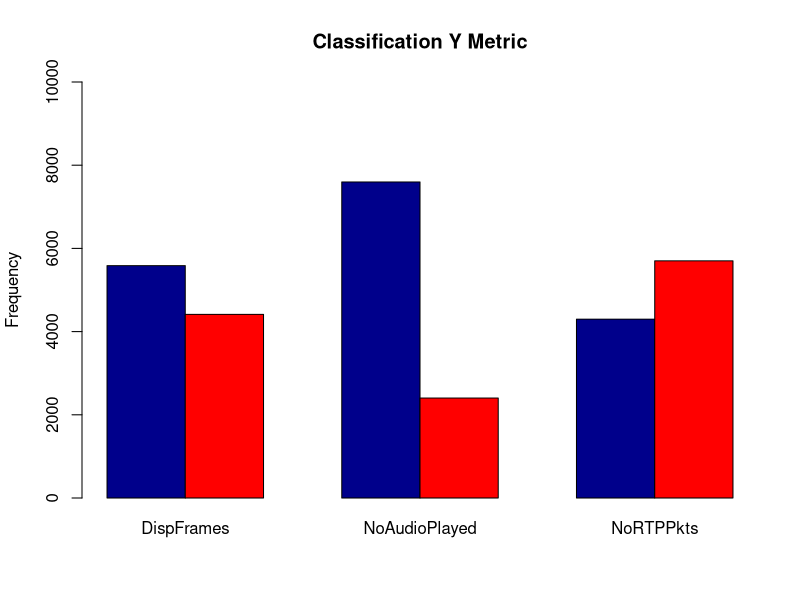

The R script that drew this image: (Note: this script raises an error after producing the figure.)
# Get the current Directory.
getwd()

# Load the predictors flash crowd data.
flashcrowd.x <- read.csv("X.csv")

# Checking components of the list.
# flashcrowd.x[[1]] == Gives 10,000 values of the first column.
# length(flashcrowd.x) == Gives the length of the list.

# Load the metrics for the flash crowd data.
flashcrowd.y <- read.csv("Y.csv")

# Part 1: Classification of the metrics as "low" or "high" based on the mean of the values.

# Calculating the mean of the Y Metrics.
flashcrowd.y.mean.DispFrames <- mean(flashcrowd.y[["DispFrames"]])
flashcrowd.y.mean.NoAudioPlayed <- mean(flashcrowd.y[["NoAudioPlayed"]])
flashcrowd.y.mean.NoRTPPkts <- mean(flashcrowd.y[["NoRTPPkts"]])

# Function to calculate the value as high or low for each of the Y metric.
classify <- function(component, meanValue){
  
  # Create the vector to store the values.
  x <- vector(mode="character", length=0)
  
  # Iterate over the values and perform comparison.
  for(entry in component){
    if(entry >= meanValue){
      x <- c(x,'high')
    }
    else{
      x <- c(x,'low')
    }
  }
  # return this character vector.
  x
}

## Start Filtering the Data Now.

# DispFrames classification vector.
flashcrowd.y.DispFrames.classify <- classify(flashcrowd.y[["DispFrames"]],flashcrowd.y.mean.DispFrames)

# NoAudioPlayed classification vector.
flashcrowd.y.NoAudioPlayed.classify <- classify(flashcrowd.y[["NoAudioPlayed"]],flashcrowd.y.mean.NoAudioPlayed)

# NoRTPPkts classification vector.
flashcrowd.y.NoRTPPkts.classify <- classify(flashcrowd.y[["NoRTPPkts"]],flashcrowd.y.mean.NoRTPPkts)

# Create a classification list.
flashcrowd.y.classification.list <- list("DispFrames.classify"=flashcrowd.y.DispFrames.classify, "NoAudioPlayed.classify"=flashcrowd.y.NoAudioPlayed.classify, "NoRTPPkts.classify"=flashcrowd.y.NoRTPPkts.classify)


##### ================  Bar Plotting.

## Calculate the occurences of classification categories.

# DispFrames
DispFrames.high.count <- sum(flashcrowd.y.DispFrames.classify == 'high')
DispFrames.low.count <- sum(flashcrowd.y.DispFrames.classify == 'low')

## barplot.
#barplot(c(DispFrames.high.count,DispFrames.low.count), ylab="Frequency" , ylim=c(0,length(flashcrowd.y.DispFrames.classify)), col=c("darkblue","red"), names.arg =c("high","low"), main="DispFrames Classification")


# NoAudioPlayed
NoAudioPlayed.high.count <- sum(flashcrowd.y.NoAudioPlayed.classify == 'high')
NoAudioPlayed.low.count <- sum(flashcrowd.y.NoAudioPlayed.classify == 'low')

## barplot
#barplot(c(NoAudioPlayed.high.count,NoAudioPlayed.low.count), ylab="Frequency" , ylim=c(0,length(flashcrowd.y.NoAudioPlayed.classify)), col=c("darkblue","red"), names.arg =c("high","low"), main="NoAudioPlayed Classification")


# NoRTPPkts
NoRTPPkts.high.count <- sum(flashcrowd.y.NoRTPPkts.classify == 'high')
NoRTPPkts.low.count <- sum(flashcrowd.y.NoRTPPkts.classify == 'low')

## barplot
#barplot(c(NoRTPPkts.high.count, NoRTPPkts.low.count), ylab="Frequency" , ylim=c(0,length(flashcrowd.y.NoRTPPkts.classify)), col=c("darkblue","red"), names.arg =c("high","low"), main="NoRTPPkts Classification")


### Combined Bar Plot.

# Construct a matrix from the values.
classification.matrix <- matrix( c(DispFrames.high.count, DispFrames.low.count, NoAudioPlayed.high.count, NoAudioPlayed.low.count, NoRTPPkts.high.count, NoRTPPkts.low.count), nrow=2, ncol=3)

# Set the rownames and col names for easy identification.
rownames(classification.matrix) <- c("high","low")
colnames(classification.matrix) <- c("DispFrames","NoAudioPlayed","NoRTPPkts")

# Bar Plot the Graph.
barplot(classification.matrix, beside=TRUE, col=c("darkblue","red"), ylab="Frequency" , ylim=c(0,length(flashcrowd.y.NoAudioPlayed.classify)), names.arg =c("DispFrames","NoAudioPlayed","NoRTPPkts"), main="Classification Y Metric")




##### ========================  Box Plot.

# Step1: Concatenate the whole column to the predictor data set.
flashcrowd.predictor.DispframesClassification.combined <- as.data.frame(c(flashcrowd.x,list("DispFrames.classify"=flashcrowd.y.DispFrames.classify)))

#library(reshape2)
#flashcrowd.predictor.DispframesClassification.combined2 <- melt(flashcrowd.predictor.DispframesClassification.combined)
#remove(flashcrowd.predictor.DispframesClassification.combined2)

# Step2: BoxPlot the data.

boxplot(
  formula = all_..idle ~ DispFrames.classify,
  data = flashcrowd.predictor.DispframesClassification.combined,
  boxwex  = 0.15,
  subset = DispFrames.classify == "low",
  col     = "yellow",
  at = 1:2 + 0.2
  )

boxplot(
  formula = X..memused ~ DispFrames.classify,
  data = flashcrowd.predictor.DispframesClassification.combined,
  boxwex  = 0.15,
  subset = DispFrames.classify == "low",
  add = TRUE,
  col ="orange",
  at = 1:2 -0.2
)

boxplot(
  formula = X..swpused ~ DispFrames.classify,
  data = flashcrowd.predictor.DispframesClassification.combined,
  boxwex  = 0.15,
  subset = DispFrames.classify == "low",
  add = TRUE,
  col ="navyblue",
  at = 1:2 -0.2
)




